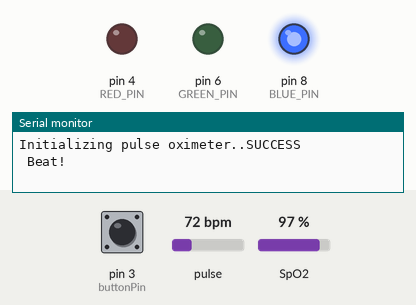
Simulated run of this sketch. Board: Arduino Uno, built with avr-gcc and run on an emulated ATmega328P. On the bench: output pins drawn as LEDs (lit = HIGH), the last lines printed to the serial monitor. Inputs (shaded band) come from the test bench; at power-on: pin 3 (buttonPin) HIGH, pulse 72 bpm, SpO2 97 %.

Above: at 1.2 s.
1.3 s: pin 3 (buttonPin) pulled LOW for 0.15 s
At 1.7 s:
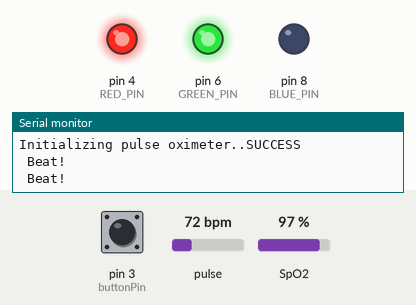
At 11.1 s:
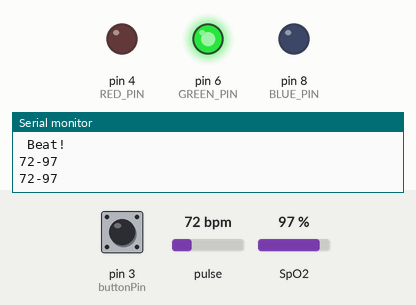
Timing chart, 0 to 12.1 s (numbered marks = the images above; inputs shaded):
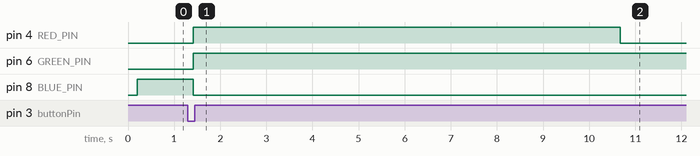

Measured:
- after the input at 1.3 s, pin 4 (RED_PIN): LOW → HIGH after 0.11 s, → LOW 9.3 s later; pin 6 (GREEN_PIN): LOW → HIGH after 0.11 s; pin 8 (BLUE_PIN): HIGH → LOW after 0.11 s

The sketch:

sketch_nov15a_MEMS.ino
```cpp
#include <MAX30100_PulseOximeter.h>
#include <Wire.h>
#include "Filter.h"
#include <SoftwareSerial.h>

//Đặt tên các chân của VDK
#define buttonPin 3
#define RED_PIN 4    // led đỏ
#define GREEN_PIN 6 // led xanh lá
#define BLUE_PIN 8  // led xanh dương

//Các thời gian của cảm biến
#define REPORTING_PERIOD_MS 200
#define MEASURE_PERIOD_MS 20000
#define INIT_PERIOD_MS 9000
#define SAMPLING_PERIOD_MS 1000

//Mảng chuyển giá trị từ cảm biến sang ký tự
#define MAXSIZE 3

//Thông số của bộ lọc cơ bản
#define OFFSET 50
#define STACK 4

//Đối tượng cảm biến
PulseOximeter pox;

//Mở thêm cổng Serial
SoftwareSerial mySerial(10, 11); // RX, TX

//Đối tượng bộ lọc cơ bản
FilterT myFilter;

//Các biến liên quan
uint32_t tsLastReport = 0;
char c = 'o';
char tmp = 'o';
uint32_t tsStartMeasure = 0;
int bpm = 0, spO2 = 0, maxBpm = 0, minBpm = 0, avgBpm = 0;
uint32_t tsCheckPoint = 0;

char buf[MAXSIZE];

boolean isRuning = false;

int buttonState = 0;

int ledMode = 1;

//Khởi động lại VDK khi cảm biến đo sai
void ResetBoard()
{
  asm volatile("jmp 0");
}

//In ra serial khi kết nối với arduino IDE
void serialPrint()
{
  Serial.print(maxBpm);
  Serial.print(" ");
  Serial.print(minBpm);
  Serial.print(" ");
  Serial.print(avgBpm);
  Serial.print(" ");
  Serial.println(spO2);
  Serial.println();
}

//Hàm điều khiển led
void noticeLed(int led)
{
  switch(led)
  {
    //Standby
    case 1:
    {
      digitalWrite(RED_PIN, LOW);
      digitalWrite(GREEN_PIN, LOW);
      digitalWrite(BLUE_PIN, HIGH);
      break;
    }
    //Loading
    case 2:
    {
      digitalWrite(RED_PIN, HIGH);
      digitalWrite(GREEN_PIN, HIGH);
      digitalWrite(BLUE_PIN, LOW);
      break;
    }
    //Sending
    case 3:
    {
      digitalWrite(RED_PIN, LOW);
      digitalWrite(GREEN_PIN, HIGH);
      digitalWrite(BLUE_PIN, LOW);
      break;
    }
    //Low signal
    case 4:
    {
      digitalWrite(RED_PIN, HIGH);
      digitalWrite(GREEN_PIN, LOW);
      digitalWrite(BLUE_PIN, LOW);
      break;
    }
  }
}

//Hàm gửi dữ liệu
void sendDatas(int maxBmp, int minBmp, int avgBmp, int spO2)
{
  //gui data qua bluetooth
  mySerial.write('*');
  mySerial.write('S');
//  maxBpm
  itoa(maxBpm, buf, 10);
  mySerial.write(buf);
  mySerial.write('T');
//  minBpm
  itoa(minBpm, buf, 10);
  mySerial.write(buf);
  mySerial.write('T');
//  avgBpm
  itoa(avgBpm, buf, 10);
  mySerial.write(buf);
  mySerial.write('T');
//  spO2
  itoa(spO2, buf, 10);
  mySerial.write(buf);
  mySerial.write('A');
  mySerial.write('*');
}

//Hàm ngắt phát hiện beat
void onBeatDetected()
{
  Serial.println(" Beat!");
  mySerial.write("/BB/");
}

//Hàm cài đặt ban đầu, chỉ chạy 1 lần
void setup()
{
  Serial.begin(9600);
  Serial.print("Initializing pulse oximeter..");
  if (!pox.begin())
  {
    Serial.println("FAILED, Press reset button!!!");
    delay(1000);
    ResetBoard();
    //for(;;);
  } else
  {
    Serial.println("SUCCESS");
  }
  pox.setIRLedCurrent(MAX30100_LED_CURR_11MA);
  pox.setOnBeatDetectedCallback(onBeatDetected);

  pinMode(buttonPin, INPUT);
  pinMode(RED_PIN, OUTPUT);
  pinMode(GREEN_PIN, OUTPUT);
  pinMode(BLUE_PIN, OUTPUT);

  myFilter.init(OFFSET , STACK, 0, 120);

  mySerial.begin(9600);
  mySerial.write("*S45T45T45T45A*");
}

// Vòng lặp để chạy chương trình
void loop()
{
  //Luôn lấy dữ liệu từ cảm biến
  pox.update();

  //Sau 0.2s thì tính toán
  if (millis() - tsLastReport > REPORTING_PERIOD_MS)
  {
    //Đọc giá trị của nút bấm
    buttonState = digitalRead(buttonPin);
    if(buttonState == LOW && isRuning == false)
    {
      mySerial.write("/Y/");
      myFilter.init(OFFSET , STACK, 0, 120);
      isRuning = true;
      //c = 's';
      //Led báo "Loading"
      ledMode = 2;
      tsStartMeasure = millis();
    }

    //Lấy dữ liệu cảm biến
    bpm = pox.getHeartRate();
    spO2 = pox.getSpO2();
    tsLastReport = millis();

    //Cập nhật trạng thái của đèn
    noticeLed(ledMode);

    //Lệnh tiến hành đo
    //if(c == 's')
    if(isRuning == true)
    {
      //Thêm bpm vào bộ lọc cơ bản nếu bmp > OFFSET
      if(bpm > OFFSET)
      {
        myFilter.add(round(bpm));
        Serial.print(bpm);
        Serial.print("-");
        Serial.println(spO2);
      }

      //Trước 10s, chưa làm gì thêm ngoài đo và thêm dữ liệu vào bộ lọc
      //10s tính từ lúc bấm đến lúc so sánh
      if(tsLastReport - tsStartMeasure < INIT_PERIOD_MS)
      {
        //Led báo "Loading"
        ledMode = 2;
      }

      //Từ 10s đến 20s, bắt đầu lọc và gửi dữ liệu đi
      else
      {
        //Led báo "Sending"
        ledMode = 3;

        //Sau mỗi 1s trong khoảng từ 10s đến 20s
        if(tsLastReport - tsCheckPoint >= SAMPLING_PERIOD_MS)
        {
          //Chạy bộ lọc cơ bản
          myFilter.filtering(&maxBpm, &minBpm, &avgBpm);

          //Sai, đo lại
          if(maxBpm < minBpm || avgBpm < myFilter.offSet)
          {
            serialPrint();

            myFilter.log();
            Serial.println("Low signal, try again!_10-20");
            mySerial.write("/E/");

            //Trở lại ban đầu
            isRuning = false;
            //c = 'o';

            //Led báo "Error" luôn và chờ 2s
            noticeLed(4);
            delay(2000);
            ResetBoard();
          }

          //Đúng, gửi đi
          else
          {
            sendDatas(maxBpm, minBpm, avgBpm, spO2);
          }

          //Lấy thời điểm hiện tại để so sánh lần sau
          tsCheckPoint = millis();
        }
      }

      //Hết 20s, kết thúc
      if(tsLastReport - tsStartMeasure >= MEASURE_PERIOD_MS)
      {
          myFilter.filtering(&maxBpm, &minBpm, &avgBpm);

          //Sai, đo lại
          if(maxBpm < minBpm || avgBpm < myFilter.offSet)
          {
            Serial.println("Low signal, try again!_20");
            mySerial.write("/E/");

            //Led báo "Error" luôn và chờ 2s
            noticeLed(4);
            delay(2000);
            ResetBoard();
          }

          //Đúng, gửi đi kèm thông báo kết thúc
          else
          {
            serialPrint();
            sendDatas(maxBpm, minBpm, avgBpm, spO2);
            mySerial.write("/DD/");
            myFilter.log();
          }

          Serial.println("End");
          //Trở lại ban đầu
          isRuning = false;
          ledMode = 1;
          //c = 'o';
       }
    }

    tsLastReport = millis();
  }
}
```

Filter.h
```cpp
#include <math.h>
#define MAXSAMPLE 100

struct FilterT
{
	int arr[MAXSAMPLE];

	int maxF = 0;
	int minF = 0;
	int avgF = 0;
	int offSet = 0, stack = 0;

	void init(int _offSet, int _stack, int _max, int _min)
	{
		for (int i = 0; i < MAXSAMPLE; i++)
		{
			this->arr[i] = 0;
		}
		this->offSet = _offSet;
		this->stack = _stack;
		this->maxF = _max;
		this->minF = _min;
	}
	void add(int value)
	{
		if (value >= this->offSet)
		{
			this->arr[value - this->offSet]++;
		}
	}
	void filtering(int *maxV, int *minV, int *avgV)
	{
		int sumF = 0;
		int countF = 0;
    int trueValue = 0;
		for (short i = 0; i < MAXSAMPLE; i++)
		{
    trueValue = i + this->offSet;
			if (this->arr[i] >= stack)
			{
				if (trueValue > this->maxF)
				{
					this->maxF = trueValue;
				}
				if (trueValue < this->minF)
				{
					this->minF = trueValue;
				}
				countF += this->arr[i];
				sumF += trueValue * this->arr[i];
			}
		}
		*maxV = this->maxF;
		*minV = this->minF;
		*avgV = round(sumF/countF);
	}
	void log()
	{
		for (int i = 0; i < MAXSAMPLE; i++)
		{
			if (arr[i] > 0)
			{
				Serial.print(i + this->offSet);
				Serial.print("-");
				Serial.println(arr[i]);
			}

		}
		Serial.println();
	}
};
```
